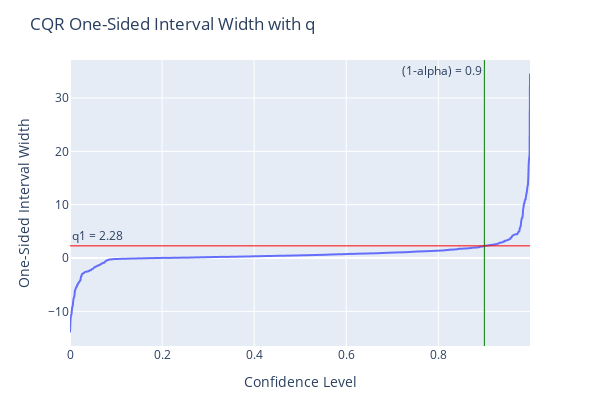

Source (notebook cell):
### Markdown cell above
#### Conformal Predict

### Code cell
method = "cqr"  # naive / cqr. ref: https://neuralprophet.com/how-to-guides/feature-guides/uncertainty_quantification.html
alpha = 1 - confidence_level

cfm_forecast = m.conformal_predict(
    df,
    calibration_df=cal_df,
    alpha=alpha,
    method=method,
    plotting_backend="plotly-static",
    show_all_PI=True,
)

### Figure 1 — Plotly figure (JSON) as saved in the notebook; plotly's stock layout.template omitted (floating-point values rounded to 4 significant figures; data arrays with more than 128 entries replaced by an {"elided": "..."} marker saying what was removed)
{"data": [{"hovertemplate": "Confidence Level=%{x}<br>One-Sided Interval Width=%{y}<extra></extra>", "legendgroup": "", "line": {"color": "#636efa", "dash": "solid"}, "marker": {"symbol": "circle"}, "mode": "lines", "name": "", "showlegend": false, "type": "scattergl", "x": {"elided": "1130 float values"}, "xaxis": "x", "y": {"elided": "1130 float values"}, "yaxis": "y"}], "layout": {"annotations": [{"showarrow": false, "text": "(1-alpha) = 0.9", "x": 0.9, "xanchor": "right", "xref": "x", "y": 1, "yanchor": "top", "yref": "y domain"}, {"showarrow": false, "text": "q1 = 2.28", "x": 0, "xanchor": "left", "xref": "x domain", "y": 2.277, "yanchor": "bottom", "yref": "y"}], "height": 400, "legend": {"tracegroupgap": 0}, "margin": {"b": 50, "l": 70, "r": 70, "t": 60}, "shapes": [{"line": {"color": "green", "width": 1}, "type": "line", "x0": 0.9, "x1": 0.9, "xref": "x", "y0": 0, "y1": 1, "yref": "y domain"}, {"line": {"color": "red", "width": 1}, "type": "line", "x0": 0, "x1": 1, "xref": "x domain", "y0": 2.277, "y1": 2.277, "yref": "y"}], "title": {"text": "CQR One-Sided Interval Width with q"}, "width": 600, "xaxis": {"anchor": "y", "domain": [0, 1], "title": {"text": "Confidence Level"}}, "yaxis": {"anchor": "x", "domain": [0, 1], "title": {"text": "One-Sided Interval Width"}}}}
